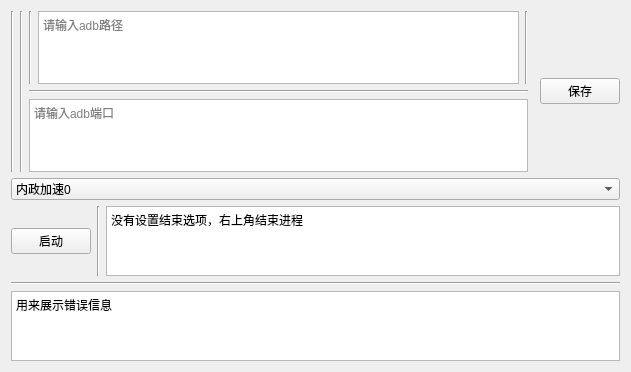
<?xml version="1.0" encoding="UTF-8"?>
<ui version="4.0">
 <class>Form</class>
 <widget class="QWidget" name="Form">
  <property name="geometry">
   <rect>
    <x>0</x>
    <y>0</y>
    <width>631</width>
    <height>372</height>
   </rect>
  </property>
  <property name="windowTitle">
   <string>Form</string>
  </property>
  <layout class="QVBoxLayout" name="verticalLayout_3">
   <item>
    <layout class="QVBoxLayout" name="verticalLayout_2">
     <item>
      <layout class="QHBoxLayout" name="horizontalLayout_2">
       <item>
        <widget class="Line" name="line_5">
         <property name="orientation">
          <enum>Qt::Vertical</enum>
         </property>
        </widget>
       </item>
       <item>
        <widget class="Line" name="line_6">
         <property name="orientation">
          <enum>Qt::Vertical</enum>
         </property>
        </widget>
       </item>
       <item>
        <layout class="QVBoxLayout" name="verticalLayout">
         <item>
          <layout class="QHBoxLayout" name="horizontalLayout">
           <item>
            <widget class="Line" name="line_3">
             <property name="orientation">
              <enum>Qt::Vertical</enum>
             </property>
            </widget>
           </item>
           <item>
            <widget class="QTextEdit" name="t_adb_path">
             <property name="placeholderText">
              <string>请输入adb路径</string>
             </property>
            </widget>
           </item>
           <item>
            <widget class="Line" name="line_4">
             <property name="orientation">
              <enum>Qt::Vertical</enum>
             </property>
            </widget>
           </item>
          </layout>
         </item>
         <item>
          <widget class="Line" name="line">
           <property name="orientation">
            <enum>Qt::Horizontal</enum>
           </property>
          </widget>
         </item>
         <item>
          <widget class="QTextEdit" name="t_adb_port">
           <property name="markdown">
            <string/>
           </property>
           <property name="html">
            <string>&lt;!DOCTYPE HTML PUBLIC &quot;-//W3C//DTD HTML 4.0//EN&quot; &quot;http://www.w3.org/TR/REC-html40/strict.dtd&quot;&gt;
&lt;html&gt;&lt;head&gt;&lt;meta name=&quot;qrichtext&quot; content=&quot;1&quot; /&gt;&lt;style type=&quot;text/css&quot;&gt;
p, li { white-space: pre-wrap; }
&lt;/style&gt;&lt;/head&gt;&lt;body style=&quot; font-family:'SimSun'; font-size:9pt; font-weight:400; font-style:normal;&quot;&gt;
&lt;p style=&quot;-qt-paragraph-type:empty; margin-top:0px; margin-bottom:0px; margin-left:0px; margin-right:0px; -qt-block-indent:0; text-indent:0px;&quot;&gt;&lt;br /&gt;&lt;/p&gt;&lt;/body&gt;&lt;/html&gt;</string>
           </property>
           <property name="placeholderText">
            <string>请输入adb端口  </string>
           </property>
          </widget>
         </item>
        </layout>
       </item>
       <item>
        <widget class="Line" name="line_2">
         <property name="orientation">
          <enum>Qt::Horizontal</enum>
         </property>
        </widget>
       </item>
       <item>
        <widget class="QPushButton" name="b_config_save">
         <property name="text">
          <string>保存</string>
         </property>
        </widget>
       </item>
      </layout>
     </item>
     <item>
      <widget class="QComboBox" name="c_acc_level">
       <item>
        <property name="text">
         <string>内政加速0</string>
        </property>
       </item>
       <item>
        <property name="text">
         <string>内政加速20%</string>
        </property>
       </item>
       <item>
        <property name="text">
         <string>内政加速40%</string>
        </property>
       </item>
       <item>
        <property name="text">
         <string>内政加速60%</string>
        </property>
       </item>
       <item>
        <property name="text">
         <string>内政加速80%</string>
        </property>
       </item>
       <item>
        <property name="text">
         <string>内政加速100%</string>
        </property>
       </item>
      </widget>
     </item>
    </layout>
   </item>
   <item>
    <layout class="QHBoxLayout" name="horizontalLayout_3">
     <item>
      <widget class="QPushButton" name="b_start">
       <property name="text">
        <string>启动</string>
       </property>
      </widget>
     </item>
     <item>
      <widget class="Line" name="line_7">
       <property name="orientation">
        <enum>Qt::Vertical</enum>
       </property>
      </widget>
     </item>
     <item>
      <widget class="QTextBrowser" name="textBrowser">
       <property name="html">
        <string>&lt;!DOCTYPE HTML PUBLIC &quot;-//W3C//DTD HTML 4.0//EN&quot; &quot;http://www.w3.org/TR/REC-html40/strict.dtd&quot;&gt;
&lt;html&gt;&lt;head&gt;&lt;meta name=&quot;qrichtext&quot; content=&quot;1&quot; /&gt;&lt;style type=&quot;text/css&quot;&gt;
p, li { white-space: pre-wrap; }
&lt;/style&gt;&lt;/head&gt;&lt;body style=&quot; font-family:'SimSun'; font-size:9pt; font-weight:400; font-style:normal;&quot;&gt;
&lt;p style=&quot; margin-top:0px; margin-bottom:0px; margin-left:0px; margin-right:0px; -qt-block-indent:0; text-indent:0px;&quot;&gt;没有设置结束选项，右上角结束进程&lt;/p&gt;&lt;/body&gt;&lt;/html&gt;</string>
       </property>
      </widget>
     </item>
    </layout>
   </item>
   <item>
    <widget class="Line" name="line_8">
     <property name="orientation">
      <enum>Qt::Horizontal</enum>
     </property>
    </widget>
   </item>
   <item>
    <widget class="QTextBrowser" name="t_error_show">
     <property name="html">
      <string>&lt;!DOCTYPE HTML PUBLIC &quot;-//W3C//DTD HTML 4.0//EN&quot; &quot;http://www.w3.org/TR/REC-html40/strict.dtd&quot;&gt;
&lt;html&gt;&lt;head&gt;&lt;meta name=&quot;qrichtext&quot; content=&quot;1&quot; /&gt;&lt;style type=&quot;text/css&quot;&gt;
p, li { white-space: pre-wrap; }
&lt;/style&gt;&lt;/head&gt;&lt;body style=&quot; font-family:'SimSun'; font-size:9pt; font-weight:400; font-style:normal;&quot;&gt;
&lt;p style=&quot; margin-top:0px; margin-bottom:0px; margin-left:0px; margin-right:0px; -qt-block-indent:0; text-indent:0px;&quot;&gt;用来展示错误信息&lt;/p&gt;&lt;/body&gt;&lt;/html&gt;</string>
     </property>
    </widget>
   </item>
  </layout>
 </widget>
 <resources/>
 <connections/>
</ui>
